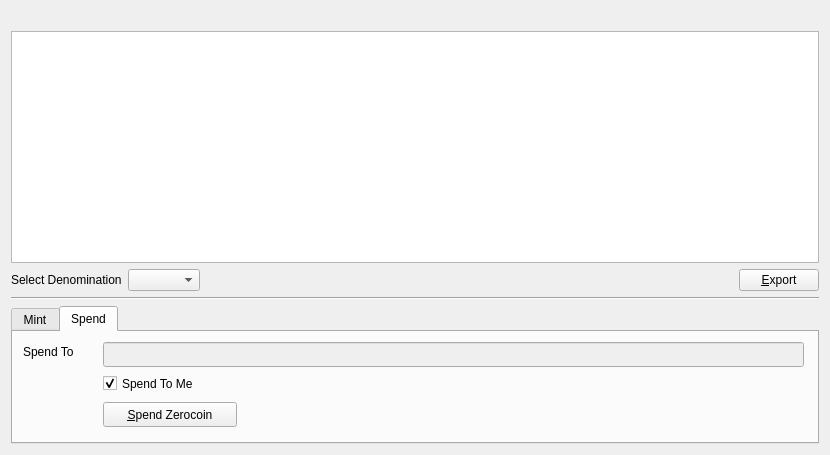
<?xml version="1.0" encoding="UTF-8"?>
<ui version="4.0">
  <class>ZerocoinPage</class>
  <widget class="QWidget" name="ZerocoinPage">
    <property name="geometry">
      <rect>
        <x>0</x>
        <y>0</y>
        <width>830</width>
        <height>455</height>
      </rect>
    </property>
    <layout class="QVBoxLayout" name="verticalLayout">
      <item>
        <widget class="QLabel" name="labelExplanation">
          <property name="textFormat">
            <enum>Qt::PlainText</enum>
          </property>
          <property name="wordWrap">
            <bool>true</bool>
          </property>
        </widget>
      </item>
      <item>
        <widget class="QTableView" name="tableView">
          <property name="contextMenuPolicy">
            <enum>Qt::CustomContextMenu</enum>
          </property>
          <property name="toolTip">
            <string>Right-click to edit address or label</string>
          </property>
          <property name="tabKeyNavigation">
            <bool>false</bool>
          </property>
          <property name="alternatingRowColors">
            <bool>true</bool>
          </property>
          <property name="selectionMode">
            <enum>QAbstractItemView::SingleSelection</enum>
          </property>
          <property name="selectionBehavior">
            <enum>QAbstractItemView::SelectRows</enum>
          </property>
          <property name="sortingEnabled">
            <bool>true</bool>
          </property>
          <attribute name="verticalHeaderVisible">
            <bool>false</bool>
          </attribute>
        </widget>
      </item>
      <item>
        <layout class="QHBoxLayout" name="horizontalLayout_3">
          <item>
            <widget class="QLabel" name="denomination">
              <property name="text">
                <string>Select Denomination</string>
              </property>
            </widget>
          </item>
          <item>
            <widget class="QComboBox" name="zerocoinAmount"/>
          </item>
          <item>
            <spacer name="horizontalSpacer_2">
              <property name="orientation">
                <enum>Qt::Horizontal</enum>
              </property>
              <property name="sizeHint" stdset="0">
                <size>
                  <width>40</width>
                  <height>20</height>
                </size>
              </property>
            </spacer>
          </item>
          <item>
            <widget class="QPushButton" name="exportButton">
              <property name="toolTip">
                <string>Export the data in the current tab to a file</string>
              </property>
              <property name="text">
                <string>&amp;Export</string>
              </property>
              <property name="icon">
                <iconset>
                  <normaloff>../res/icons/export.png</normaloff>../res/icons/export.png
                </iconset>
              </property>
              <property name="autoDefault">
                <bool>false</bool>
              </property>
            </widget>
          </item>
        </layout>
      </item>
      <item>
        <widget class="Line" name="line_2">
          <property name="orientation">
            <enum>Qt::Horizontal</enum>
          </property>
        </widget>
      </item>
      <item>
        <layout class="QHBoxLayout" name="horizontalLayout" stretch="0">
          <item>
            <widget class="QTabWidget" name="tabWidget">
              <property name="sizePolicy">
                <sizepolicy hsizetype="Expanding" vsizetype="Fixed">
                  <horstretch>0</horstretch>
                  <verstretch>0</verstretch>
                </sizepolicy>
              </property>
              <property name="minimumSize">
                <size>
                  <width>0</width>
                  <height>138</height>
                </size>
              </property>
              <property name="maximumSize">
                <size>
                  <width>16777215</width>
                  <height>200</height>
                </size>
              </property>
              <property name="currentIndex">
                <number>1</number>
              </property>
              <widget class="QWidget" name="tab">
                <attribute name="title">
                  <string>Mint</string>
                </attribute>
                <widget class="QPushButton" name="zerocoinMintButton">
                  <property name="geometry">
                    <rect>
                      <x>10</x>
                      <y>10</y>
                      <width>123</width>
                      <height>25</height>
                    </rect>
                  </property>
                  <property name="toolTip">
                    <string>Mint Zerocoin</string>
                  </property>
                  <property name="text">
                    <string>&amp;Mint Zerocoin</string>
                  </property>
                  <property name="icon">
                    <iconset>
                      <normaloff>../res/icons/add.png</normaloff>../res/icons/add.png
                    </iconset>
                  </property>
                  <property name="autoDefault">
                    <bool>false</bool>
                  </property>
                </widget>
              </widget>
              <widget class="QWidget" name="tab_2">
                <attribute name="title">
                  <string>Spend</string>
                </attribute>
                <widget class="QLabel" name="label">
                  <property name="geometry">
                    <rect>
                      <x>10</x>
                      <y>10</y>
                      <width>812</width>
                      <height>20</height>
                    </rect>
                  </property>
                  <property name="text">
                    <string>Spend To</string>
                  </property>
                </widget>
                <widget class="QPushButton" name="zerocoinSpendButton">
                  <property name="geometry">
                    <rect>
                      <x>90</x>
                      <y>70</y>
                      <width>134</width>
                      <height>25</height>
                    </rect>
                  </property>
                  <property name="toolTip">
                    <string>Spend Zerocoin</string>
                  </property>
                  <property name="text">
                    <string>&amp;Spend Zerocoin</string>
                  </property>
                  <property name="icon">
                    <iconset>
                      <normaloff>../res/icons/edit.png</normaloff>../res/icons/edit.png
                    </iconset>
                  </property>
                  <property name="autoDefault">
                    <bool>false</bool>
                  </property>
                </widget>
                <widget class="QLineEdit" name="spendToThirdPartyAddress">
                  <property name="enabled">
                    <bool>false</bool>
                  </property>
                  <property name="geometry">
                    <rect>
                      <x>90</x>
                      <y>10</y>
                      <width>701</width>
                      <height>25</height>
                    </rect>
                  </property>
                  <property name="sizePolicy">
                    <sizepolicy hsizetype="Maximum" vsizetype="Fixed">
                      <horstretch>0</horstretch>
                      <verstretch>0</verstretch>
                    </sizepolicy>
                  </property>
                  <property name="maximumSize">
                    <size>
                      <width>16777215</width>
                      <height>16777215</height>
                    </size>
                  </property>
                </widget>
                <widget class="QCheckBox" name="zerocoinSpendToMeCheckBox">
                  <property name="geometry">
                    <rect>
                      <x>90</x>
                      <y>40</y>
                      <width>810</width>
                      <height>23</height>
                    </rect>
                  </property>
                  <property name="text">
                    <string>Spend To Me</string>
                  </property>
                  <property name="checked">
                    <bool>true</bool>
                  </property>
                </widget>
              </widget>
            </widget>
          </item>
        </layout>
      </item>
    </layout>
  </widget>
  <resources/>
  <connections/>
</ui>
